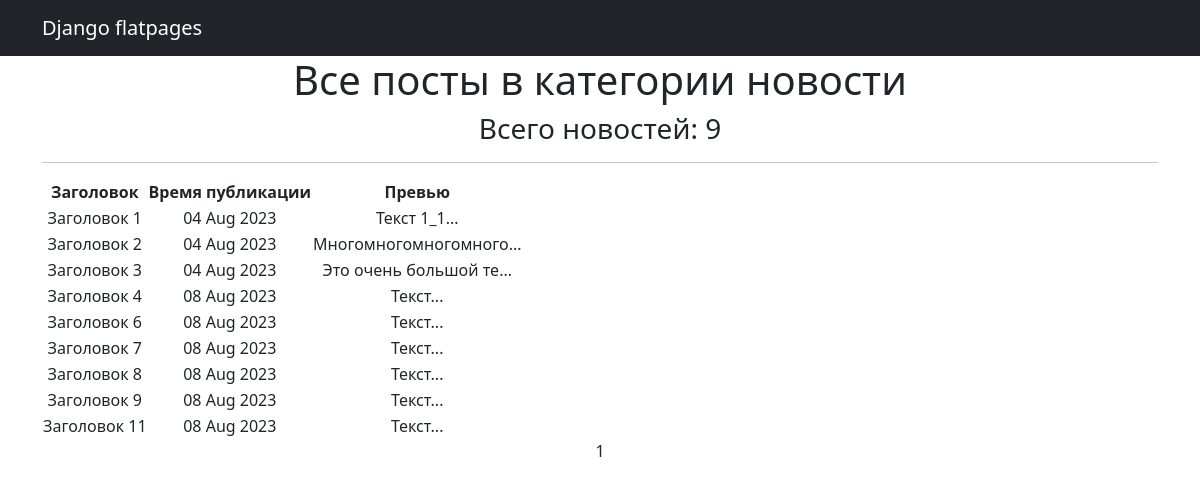
The app's page /posts/news/ with its own data.
### NewsPortal/models.py (models this page shows, shortened)
class Post(models.Model):
	article = 'AR'
	news = 'NW'
	TYPE = [
		(article, 'Статья'),
		(news, 'Новость')
	]
	type_post = models.CharField(max_length=2, choices=TYPE, default='NW')
	time_in = models.DateTimeField(auto_now_add=True)
	headline = models.CharField(max_length=128,)
	text = models.TextField()
	rating = models.IntegerField(default=0)
	to_author = models.ForeignKey(Author, on_delete=models.CASCADE)
	to_many_category = models.ManyToManyField(Category, through='PostCategory', related_name='n')
	def preview(self):
		return self.text[:20] + '...'

### NewsPortal/views.py (the view)
# urls.py: path('news/', NewsList.as_view(), name='news'),
class NewsList(ListView):
    model = Post
    template_name = 'news.html'
    context_object_name = 'news'
    paginate_by = 50
    def get_context_data(self, *, object_list=None, **kwargs):
        context = super().get_context_data(**kwargs)
        context['news'] = Post.objects.filter(type_post="NW")
        return context

### templates/news.html (shortened to what this page needs)
<!DOCTYPE html>
{% extends 'flatpages/default.html' %}
{% load custom_tags %}
{% block content %}
    <h1>Все посты в категории новости</h1>
    <h3>Всего новостей: {{ news|length }}</h3>
    <hr>
    {% if news %}
        <table>
            <tr>
                <th>Заголовок</th>
                <th>Время публикации</th>
                <th>Превью</th>
            </tr>
            {% for n in news %}
            <tr>
                <td>{{ n.headline }}</td>
                <td>{{ n.time_in|date:'d M Y'  }}</td>
                <td>{{ n.preview }}</td>
            </tr>
            {% endfor %}
        </table>
    {% else %}
        <h2>Новостей нет! Вообще нет!</h2>
    {% endif %}
    {{ page_obj.number }}
{% endblock content%}

### records on screen
Post: headline "Заголовок 1", time_in "04 Aug 2023", preview "Текст 1_1..."
Post: headline "Заголовок 2", time_in "04 Aug 2023", preview "Многомногомногомного..."
Post: headline "Заголовок 3", time_in "04 Aug 2023", preview "Это очень большой те..."
Post: headline "Заголовок 4", time_in "08 Aug 2023", preview "Текст..."
Post: headline "Заголовок 6", time_in "08 Aug 2023", preview "Текст..."
Post: headline "Заголовок 7", time_in "08 Aug 2023", preview "Текст..."
Post: headline "Заголовок 8", time_in "08 Aug 2023", preview "Текст..."
Post: headline "Заголовок 9", time_in "08 Aug 2023", preview "Текст..."
Post: headline "Заголовок 11", time_in "08 Aug 2023", preview "Текст..."

### other values on screen
{{ news|length }} "9"
{{ page_obj.number }} "1"
